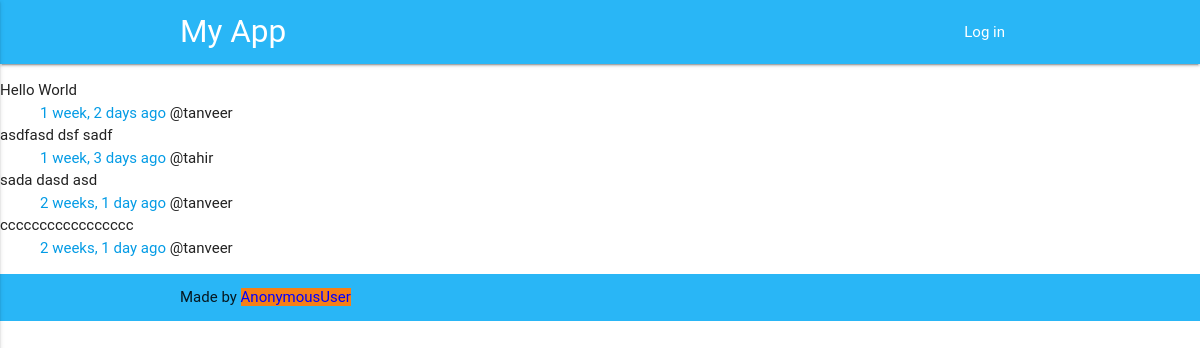
Before: / with the older database file.
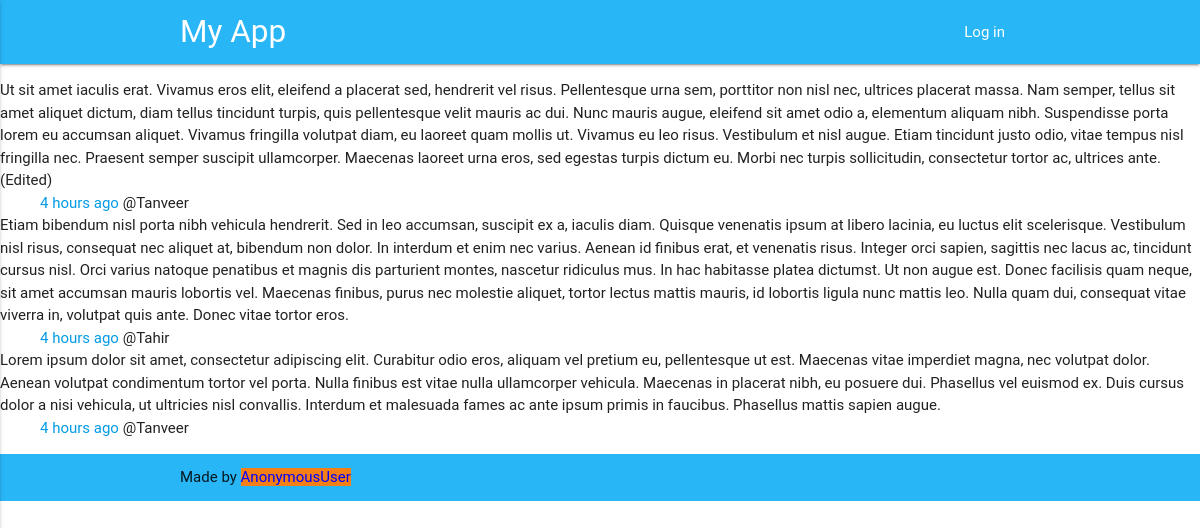
After: the same page with the newer database file.
### blat/models.py (models this page shows, shortened)
class Blat(models.Model):
	title = models.CharField(max_length=200)
	text = models.TextField()
	created_on = models.DateTimeField(auto_now_add=True)
	created_by= models.ForeignKey(User, on_delete=models.CASCADE)

### blat/views.py (the view)
# urls.py: path('', views.IndexView.as_view(), name='home'),
class IndexView(ListView):
	model = Blat
	template_name = 'blat/blat.html'
	context_object_name = 'blat_list'
	def get_queryset(self):
		return Blat.objects.order_by('-created_on')[:20]

### blat/templates/blat/blat.html (shortened to what this page needs)
{% extends 'blat/base.html' %}
{% block content %}
{% load humanize %}
{% if blat_list %}
<dl>
{% for blat in blat_list %}
<dt> {{ blat.text }} </dt>
<dd> <a href="{% url 'detail' blat.id %}">{{ blat.created_on|naturaltime }} </a> @{{blat.created_by}} </dd>
{% endfor %}
</dl>
{% else %}
:-(
{% endif %}
{% endblock content %}

### blat/templates/blat/base.html (shortened to what this page needs)
{% load static %}
<!DOCTYPE html>
<html>
<head>
  <link href="{% static 'css/materialize.css' %}" type="text/css" rel="stylesheet" media="screen,projection"/>
  <link href="css/style.css" type="text/css" rel="stylesheet" media="screen,projection"/>
  <link rel="stylesheet" type="text/css" href="{% static 'css/style.css' %}">
</head>
<body>
  <nav class="light-blue lighten-1" role="navigation">
    <div class="nav-wrapper container"><a id="logo-container" href="{% url 'home' %}" class="brand-logo">My App</a>
      <ul class="right hide-on-med-and-down">
       {% if user.is_authenticated %}
        	<li><a href="{% url 'user_info'  %}"> {{user}} </a></li>
        	<li><a href="{% url 'newblat'%}">Create Post</a></li>
        	<li><a href="{% url 'myview' %}"> My View </a> </li>
        	<li><a href="{% url 'home' %}">Home</a></li>
        	<li><a href="{% url 'logout' %}?next=/"> Logout </a></li>
       {% else %}
       		<li> <a href="/login/?next=/">Log in </a></li>
       {% endif %}
      </ul>
    </div>
  </nav>
{% block content %}
{% endblock content %}
{% block footer %}
<footer class="light-blue lighten-1" role="navigation">
<div class="footer-copyright">
      <div class="container">
      Made by <span class="#f57f17 yellow darken-4"> <a href="{% url 'user_info' %}">{{user}} </a></span>
      </div>
    </div>
</footer>
{% endblock footer %}
</body>
</html>

### blat/static/css/style.css (style rules this page uses)
.footer-copyright { padding: 12px 0px 12px 0px; }
.footer-copyright a { color: blue; }

Changed rows visible on the page:
removed Blat: text "Hello World", created_on "1 week, 2 days ago", created_by "tanveer"
removed Blat: text "asdfasd dsf sadf", created_on "1 week, 3 days ago", created_by "tahir"
removed Blat: text "sada dasd asd", created_on "2 weeks, 1 day ago", created_by "tanveer"
removed Blat: text "ccccccccccccccccc", created_on "2 weeks, 1 day ago", created_by "tanveer"
added Blat: text "Ut sit amet iaculis erat. Vivamus eros elit, eleifend a placerat sed, hendrerit vel risus. Pellentesque urna sem, porttitor non nisl nec, ultrices placerat massa. Nam semper, tellus sit amet aliquet dictum, diam tellus tincidunt turpis, quis pellentesque velit mauris ac dui. Nunc mauris augue, eleifend sit amet odio a, elementum aliquam nibh. Suspendisse porta lorem eu accumsan aliquet. Vivamus fringilla volutpat diam, eu laoreet quam mollis ut. Vivamus eu leo risus. Vestibulum et nisl augue. Etiam tincidunt justo odio, vitae tempus nisl fringilla nec. Praesent semper suscipit ullamcorper. Maecenas laoreet urna eros, sed egestas turpis dictum eu. Morbi nec turpis sollicitudin, consectetur…", created_on "4 hours ago", created_by "Tanveer"
added Blat: text "Etiam bibendum nisl porta nibh vehicula hendrerit. Sed in leo accumsan, suscipit ex a, iaculis diam. Quisque venenatis ipsum at libero lacinia, eu luctus elit scelerisque. Vestibulum nisl risus, consequat nec aliquet at, bibendum non dolor. In interdum et enim nec varius. Aenean id finibus erat, et venenatis risus. Integer orci sapien, sagittis nec lacus ac, tincidunt cursus nisl. Orci varius natoque penatibus et magnis dis parturient montes, nascetur ridiculus mus. In hac habitasse platea dictumst. Ut non augue est. Donec facilisis quam neque, sit amet accumsan mauris lobortis vel. Maecenas finibus, purus nec molestie aliquet, tortor lectus mattis mauris, id lobortis ligula nunc mattis…", created_on "4 hours ago", created_by "Tahir"
added Blat: text "Lorem ipsum dolor sit amet, consectetur adipiscing elit. Curabitur odio eros, aliquam vel pretium eu, pellentesque ut est. Maecenas vitae imperdiet magna, nec volutpat dolor. Aenean volutpat condimentum tortor vel porta. Nulla finibus est vitae nulla ullamcorper vehicula. Maecenas in placerat nibh, eu posuere dui. Phasellus vel euismod ex. Duis cursus dolor a nisi vehicula, ut ultricies nisl convallis. Interdum et malesuada fames ac ante ipsum primis in faucibus. Phasellus mattis sapien augue.", created_on "4 hours ago", created_by "Tanveer"
